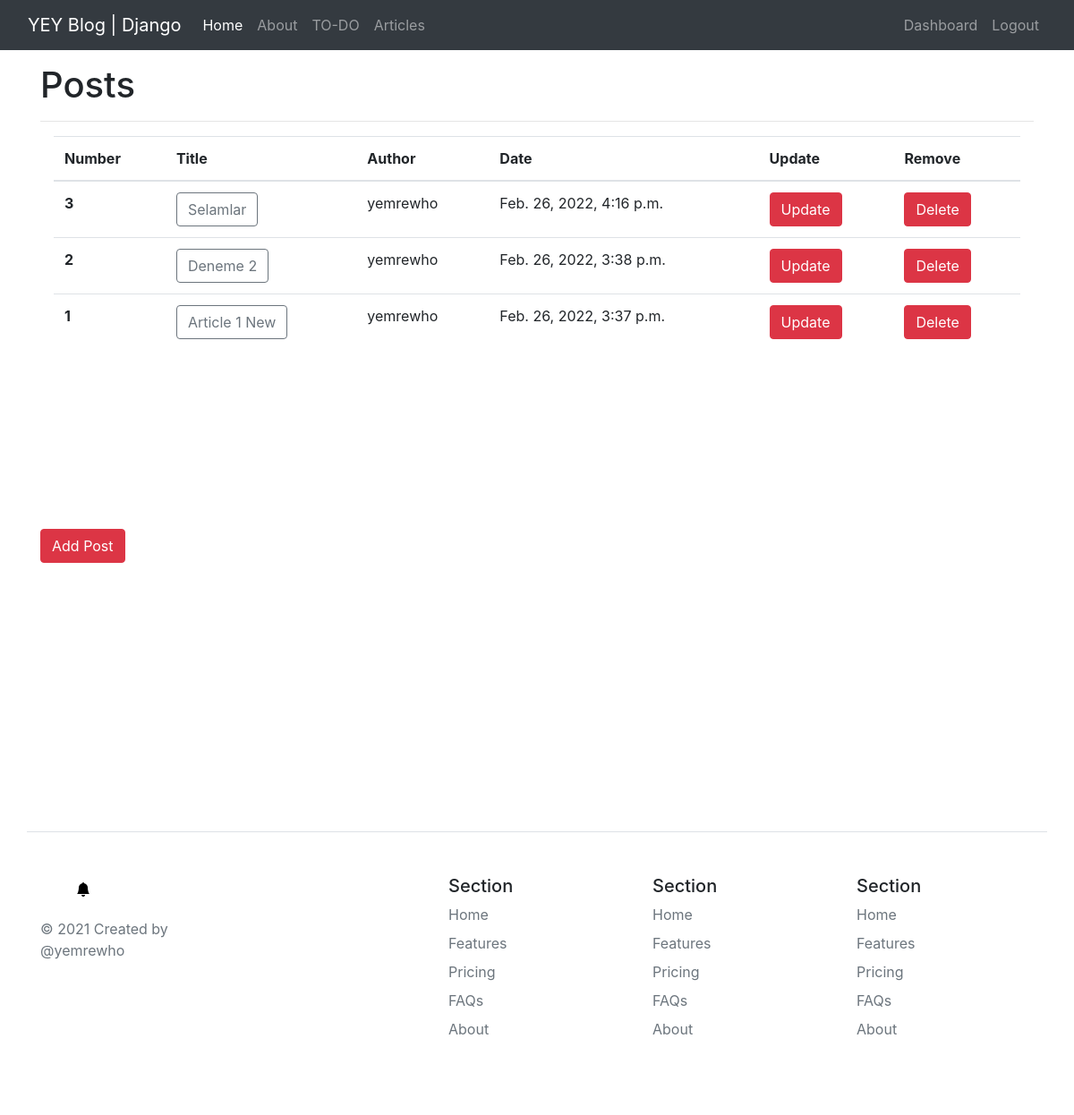
Page /articles/dashboard/ (signed in) on the earlier database version.
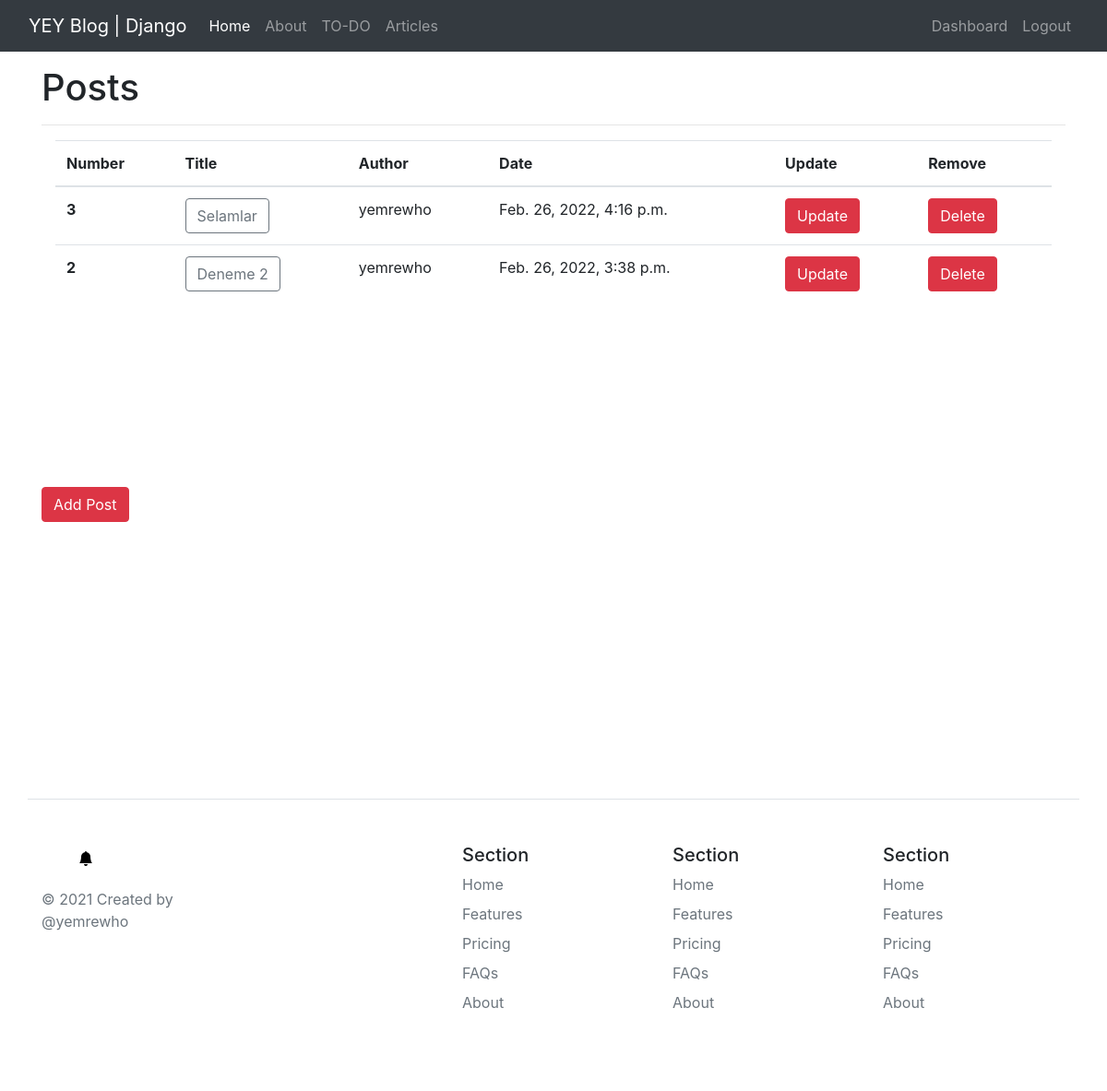
Same page on the later database version.
### article/models.py (models this page shows, shortened)
class Article(models.Model):
    author = models.ForeignKey("auth.User",on_delete=models.CASCADE)
    title = models.CharField(max_length=50)
    content = models.TextField()
    date = models.DateTimeField(auto_now_add=True)
    class Meta:
        ordering = ['-date']

### article/views.py (the view)
# urls.py: path('dashboard/',views.dashboard,name="dashboard"),
@login_required(login_url="login")
def dashboard(request):
    articles = Article.objects.filter(author=request.user)
    context = {
        "articles":articles
    }
    return render(request,"article/dashboard.html",context)

### templates/article/dashboard.html
{% extends "layout.html" %}
{% block body %}
    <h1>Posts</h1>
    <hr>
    {% if articles %}
    <div class="container">
        <table class="table table-hover">
            <thead>
            <tr>
                <th scope="col">Number</th>
                <th scope="col">Title</th>
                <th scope="col">Author</th>
                <th scope="col">Date</th>
                <th scope="col">Update</th>
                <th scope="col">Remove</th>
            </tr>
            </thead>
            {% for article in articles %}
                <tr>
                    <th scope="row">{{article.id}}</th>
                    <td><a href="{% url 'article:detail' article.id %}">
                        <button type="button" class="btn btn-outline-secondary">{{article.title}}</button>
                    </a></td>
                    <td>{{article.author.username}}</td>
                    <td>{{article.date}}</td>
                    <td><a href="{% url 'article:update' article.id %}" class="btn btn-danger">Update</a></td>
                    <td><a href="{% url 'article:delete' article.id %}" class="btn btn-danger">Delete</a></td>
                </tr>
            {% endfor %}
        </table>
    </div>
    {% else %}
        <div class="alert alert-danger">There is no articles from {{request.user}}!</div>
    {% endif %}
    <a href="{% url 'article:addarticle' %}" class="btn btn-danger">Add Post</a>
{% endblock %}

Differences in the rows shown:
removed Article: id "1", title "Article 1 New", author.username "yemrewho", date "Feb. 26, 2022, 3:37 p.m."
